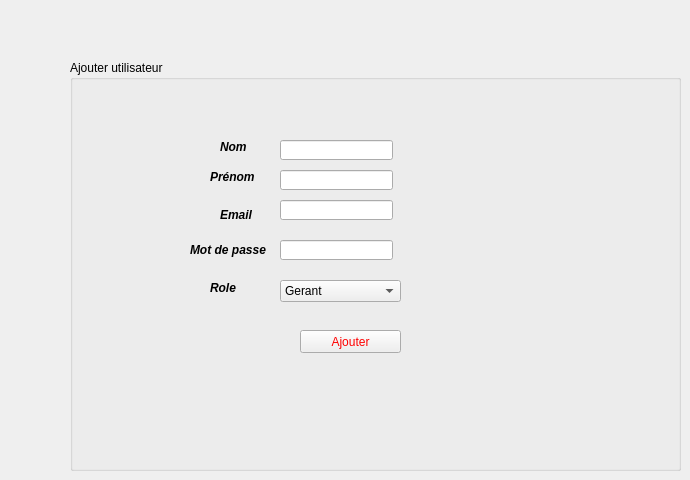
    <widget class="QWidget" name="page_3">
     <widget class="QGroupBox" name="groupBox_3">
      <property name="geometry">
       <rect>
        <x>70</x>
        <y>60</y>
        <width>611</width>
        <height>411</height>
       </rect>
      </property>
      <property name="styleSheet">
       <string notr="true"/>
      </property>
      <property name="title">
       <string>Ajouter utilisateur</string>
      </property>
      <widget class="QLabel" name="label_8">
       <property name="geometry">
        <rect>
         <x>150</x>
         <y>80</y>
         <width>47</width>
         <height>14</height>
        </rect>
       </property>
       <property name="styleSheet">
        <string notr="true"/>
       </property>
       <property name="text">
        <string>&lt;html&gt;&lt;head/&gt;&lt;body&gt;&lt;p&gt;&lt;span style=&quot; font-size:9pt; font-weight:600; font-style:italic;&quot;&gt;Nom&lt;/span&gt;&lt;/p&gt;&lt;/body&gt;&lt;/html&gt;</string>
       </property>
      </widget>
      <widget class="QLabel" name="label_9">
       <property name="geometry">
        <rect>
         <x>140</x>
         <y>110</y>
         <width>47</width>
         <height>14</height>
        </rect>
       </property>
       <property name="text">
        <string>&lt;html&gt;&lt;head/&gt;&lt;body&gt;&lt;p&gt;&lt;span style=&quot; font-size:9pt; font-weight:600; font-style:italic;&quot;&gt;Prénom&lt;/span&gt;&lt;/p&gt;&lt;/body&gt;&lt;/html&gt;</string>
       </property>
      </widget>
      <widget class="QLabel" name="label_10">
       <property name="geometry">
        <rect>
         <x>150</x>
         <y>140</y>
         <width>47</width>
         <height>31</height>
        </rect>
       </property>
       <property name="text">
        <string>&lt;html&gt;&lt;head/&gt;&lt;body&gt;&lt;p&gt;&lt;span style=&quot; font-size:9pt; font-weight:600; font-style:italic;&quot;&gt;Email&lt;/span&gt;&lt;/p&gt;&lt;/body&gt;&lt;/html&gt;</string>
       </property>
      </widget>
      <widget class="QLabel" name="label_11">
       <property name="geometry">
        <rect>
         <x>120</x>
         <y>180</y>
         <width>91</width>
         <height>20</height>
        </rect>
       </property>
       <property name="text">
        <string>&lt;html&gt;&lt;head/&gt;&lt;body&gt;&lt;p&gt;&lt;span style=&quot; font-size:9pt; font-weight:600; font-style:italic;&quot;&gt;Mot de passe&lt;/span&gt;&lt;/p&gt;&lt;/body&gt;&lt;/html&gt;</string>
       </property>
      </widget>
      <widget class="QLabel" name="label_12">
       <property name="geometry">
        <rect>
         <x>140</x>
         <y>220</y>
         <width>41</width>
         <height>16</height>
        </rect>
       </property>
       <property name="minimumSize">
        <size>
         <width>41</width>
         <height>0</height>
        </size>
       </property>
       <property name="maximumSize">
        <size>
         <width>41</width>
         <height>16777215</height>
        </size>
       </property>
       <property name="text">
        <string>&lt;html&gt;&lt;head/&gt;&lt;body&gt;&lt;p&gt;&lt;span style=&quot; font-size:9pt; font-weight:600; font-style:italic;&quot;&gt;Role&lt;/span&gt;&lt;/p&gt;&lt;/body&gt;&lt;/html&gt;</string>
       </property>
      </widget>
      <widget class="QLineEdit" name="inscription_nom_2">
       <property name="geometry">
        <rect>
         <x>210</x>
         <y>80</y>
         <width>113</width>
         <height>20</height>
        </rect>
       </property>
       <property name="text">
        <string/>
       </property>
      </widget>
      <widget class="QLineEdit" name="inscription_prenom_2">
       <property name="geometry">
        <rect>
         <x>210</x>
         <y>110</y>
         <width>113</width>
         <height>20</height>
        </rect>
       </property>
       <property name="text">
        <string/>
       </property>
      </widget>
      <widget class="QLineEdit" name="inscription_email_2">
       <property name="geometry">
        <rect>
         <x>210</x>
         <y>140</y>
         <width>113</width>
         <height>20</height>
        </rect>
       </property>
      </widget>
      <widget class="QLineEdit" name="inscription_mdp_2">
       <property name="geometry">
        <rect>
         <x>210</x>
         <y>180</y>
         <width>113</width>
         <height>20</height>
        </rect>
       </property>
      </widget>
      <widget class="QPushButton" name="inscription_inscrit_2">
       <property name="geometry">
        <rect>
         <x>230</x>
         <y>270</y>
         <width>101</width>
         <height>23</height>
        </rect>
       </property>
       <property name="styleSheet">
        <string notr="true">QPushButton { color: red }
QLineEdit { color: red }
QComboBox { color: red }</string>
       </property>
       <property name="text">
        <string>Ajouter</string>
       </property>
      </widget>
      <widget class="QComboBox" name="inscription_role">
       <property name="geometry">
        <rect>
         <x>210</x>
         <y>220</y>
         <width>121</width>
         <height>22</height>
        </rect>
       </property>
       <item>
        <property name="text">
         <string>Gerant</string>
        </property>
       </item>
       <item>
        <property name="text">
         <string>Chef</string>
        </property>
       </item>
       <item>
        <property name="text">
         <string>Serveur</string>
        </property>
       </item>
       <item>
        <property name="text">
         <string>Caissier</string>
        </property>
       </item>
       <item>
        <property name="text">
         <string>Gestionniare commande</string>
        </property>
       </item>
       <item>
        <property name="text">
         <string>Gestionnaire fournisseur</string>
        </property>
       </item>
      </widget>
     </widget>
    </widget>
